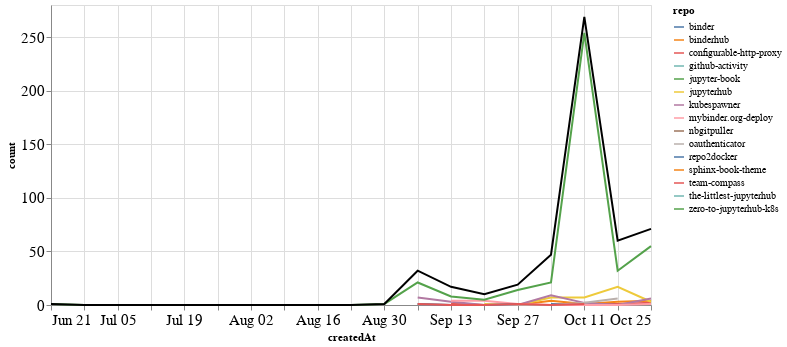

Notebook source saved alongside this figure:
### Markdown cell above
## Comments

### Code cell
comments_time = comments.groupby('repo').resample('W', on='createdAt').count()['author'].reset_index()
comments_time = comments_time.rename(columns={'author': 'count'})
comments_time_total = comments_time.groupby('createdAt').agg({"count": "sum"}).reset_index()
ch1 = alt.Chart(comments_time, width=600).mark_line().encode(
    x='createdAt',
    y='count',
    color='repo',
    tooltip="repo"
)

ch2 = alt.Chart(comments_time_total, width=600).mark_line(color="black").encode(
    x='createdAt',
    y='count',
)

ch1 + ch2

### Figure 1 — Vega-Lite specification as saved in the notebook (floating-point values rounded to 4 significant figures)
{"config": {"axisLeft": {"labelFontSize": 15}, "axisBottom": {"labelFontSize": 15}}, "layer": [{"data": {"name": "data-211489594268236dff6096b1b6b05756"}, "mark": "line", "encoding": {"color": {"type": "nominal", "field": "repo"}, "tooltip": {"type": "nominal", "field": "repo"}, "x": {"type": "temporal", "field": "createdAt"}, "y": {"type": "quantitative", "field": "count"}}, "width": 600}, {"data": {"name": "data-1e4957200525f9fb6c97cc6426da89a6"}, "mark": {"type": "line", "color": "black"}, "encoding": {"x": {"type": "temporal", "field": "createdAt"}, "y": {"type": "quantitative", "field": "count"}}, "width": 600}], "$schema": "https://vega.github.io/schema/vega-lite/v4.8.1.json", "datasets": {"data-211489594268236dff6096b1b6b05756": [{"repo": "binder", "createdAt": "2020-10-04T00:00:00", "count": 1}, {"repo": "binder", "createdAt": "2020-10-11T00:00:00", "count": 1}, {"repo": "binder", "createdAt": "2020-10-18T00:00:00", "count": 1}, {"repo": "binderhub", "createdAt": "2020-09-13T00:00:00", "count": 1}, {"repo": "binderhub", "createdAt": "2020-09-20T00:00:00", "count": 0}, {"repo": "binderhub", "createdAt": "2020-09-27T00:00:00", "count": 0}, {"repo": "binderhub", "createdAt": "2020-10-04T00:00:00", "count": 4}, {"repo": "binderhub", "createdAt": "2020-10-11T00:00:00", "count": 1}, {"repo": "binderhub", "createdAt": "2020-10-18T00:00:00", "count": 3}, {"repo": "binderhub", "createdAt": "2020-10-25T00:00:00", "count": 4}, {"repo": "configurable-http-proxy", "createdAt": "2020-09-13T00:00:00", "count": 1}, {"repo": "configurable-http-proxy", "createdAt": "2020-09-20T00:00:00", "count": 0}, {"repo": "configurable-http-proxy", "createdAt": "2020-09-27T00:00:00", "count": 0}, {"repo": "configurable-http-proxy", "createdAt": "2020-10-04T00:00:00", "count": 0}, {"repo": "configurable-http-proxy", "createdAt": "2020-10-11T00:00:00", "count": 0}, {"repo": "configurable-http-proxy", "createdAt": "2020-10-18T00:00:00", "count": 1}, {"repo": "configurable-http-proxy", "createdAt": "2020-10-25T00:00:00", "count": 2}, {"repo": "github-activity", "createdAt": "2020-10-11T00:00:00", "count": 1}, {"repo": "jupyter-book", "createdAt": "2020-10-04T00:00:00", "count": 2}, {"repo": "jupyterhub", "createdAt": "2020-09-20T00:00:00", "count": 1}, {"repo": "jupyterhub", "createdAt": "2020-09-27T00:00:00", "count": 0}, {"repo": "jupyterhub", "createdAt": "2020-10-04T00:00:00", "count": 7}, {"repo": "jupyterhub", "createdAt": "2020-10-11T00:00:00", "count": 7}, {"repo": "jupyterhub", "createdAt": "2020-10-18T00:00:00", "count": 17}, {"repo": "jupyterhub", "createdAt": "2020-10-25T00:00:00", "count": 3}, {"repo": "kubespawner", "createdAt": "2020-09-06T00:00:00", "count": 7}, {"repo": "kubespawner", "createdAt": "2020-09-13T00:00:00", "count": 3}, {"repo": "kubespawner", "createdAt": "2020-09-20T00:00:00", "count": 0}, {"repo": "kubespawner", "createdAt": "2020-09-27T00:00:00", "count": 0}, {"repo": "kubespawner", "createdAt": "2020-10-04T00:00:00", "count": 9}, {"repo": "kubespawner", "createdAt": "2020-10-11T00:00:00", "count": 2}, {"repo": "kubespawner", "createdAt": "2020-10-18T00:00:00", "count": 0}, {"repo": "kubespawner", "createdAt": "2020-10-25T00:00:00", "count": 6}, {"repo": "mybinder.org-deploy", "createdAt": "2020-09-13T00:00:00", "count": 4}, {"repo": "mybinder.org-deploy", "createdAt": "2020-09-20T00:00:00", "count": 4}, {"repo": "mybinder.org-deploy", "createdAt": "2020-09-27T00:00:00", "count": 1}, {"repo": "mybinder.org-deploy", "createdAt": "2020-10-04T00:00:00", "count": 0}, {"repo": "mybinder.org-deploy", "createdAt": "2020-10-11T00:00:00", "count": 0}, {"repo": "mybinder.org-deploy", "createdAt": "2020-10-18T00:00:00", "count": 0}, {"repo": "mybinder.org-deploy", "createdAt": "2020-10-25T00:00:00", "count": 1}, {"repo": "nbgitpuller", "createdAt": "2020-10-04T00:00:00", "count": 3}, {"repo": "oauthenticator", "createdAt": "2020-09-06T00:00:00", "count": 1}, {"repo": "oauthenticator", "createdAt": "2020-09-13T00:00:00", "count": 0}, {"repo": "oauthenticator", "createdAt": "2020-09-20T00:00:00", "count": 0}, {"repo": "oauthenticator", "createdAt": "2020-09-27T00:00:00", "count": 0}, {"repo": "oauthenticator", "createdAt": "2020-10-04T00:00:00", "count": 0}, {"repo": "oauthenticator", "createdAt": "2020-10-11T00:00:00", "count": 2}, {"repo": "oauthenticator", "createdAt": "2020-10-18T00:00:00", "count": 6}, {"repo": "repo2docker", "createdAt": "2020-09-06T00:00:00", "count": 1}, {"repo": "repo2docker", "createdAt": "2020-09-13T00:00:00", "count": 0}, {"repo": "repo2docker", "createdAt": "2020-09-20T00:00:00", "count": 0}, {"repo": "repo2docker", "createdAt": "2020-09-27T00:00:00", "count": 1}, {"repo": "sphinx-book-theme", "createdAt": "2020-09-27T00:00:00", "count": 2}, {"repo": "team-compass", "createdAt": "2020-09-06T00:00:00", "count": 1}, {"repo": "team-compass", "createdAt": "2020-09-13T00:00:00", "count": 0}, {"repo": "team-compass", "createdAt": "2020-09-20T00:00:00", "count": 0}, {"repo": "team-compass", "createdAt": "2020-09-27T00:00:00", "count": 1}, {"repo": "team-compass", "createdAt": "2020-10-04T00:00:00", "count": 0}, {"repo": "team-compass", "createdAt": "2020-10-11T00:00:00", "count": 1}, {"repo": "the-littlest-jupyterhub", "createdAt": "2020-09-06T00:00:00", "count": 1}, {"repo": "zero-to-jupyterhub-k8s", "createdAt": "2020-06-21T00:00:00", "count": 1}, {"repo": "zero-to-jupyterhub-k8s", "createdAt": "2020-06-28T00:00:00", "count": 0}, {"repo": "zero-to-jupyterhub-k8s", "createdAt": "2020-07-05T00:00:00", "count": 0}, {"repo": "zero-to-jupyterhub-k8s", "createdAt": "2020-07-12T00:00:00", "count": 0}, {"repo": "zero-to-jupyterhub-k8s", "createdAt": "2020-07-19T00:00:00", "count": 0}, {"repo": "zero-to-jupyterhub-k8s", "createdAt": "2020-07-26T00:00:00", "count": 0}, {"repo": "zero-to-jupyterhub-k8s", "createdAt": "2020-08-02T00:00:00", "count": 0}, {"repo": "zero-to-jupyterhub-k8s", "createdAt": "2020-08-09T00:00:00", "count": 0}, {"repo": "zero-to-jupyterhub-k8s", "createdAt": "2020-08-16T00:00:00", "count": 0}, {"repo": "zero-to-jupyterhub-k8s", "createdAt": "2020-08-23T00:00:00", "count": 0}, {"repo": "zero-to-jupyterhub-k8s", "createdAt": "2020-08-30T00:00:00", "count": 1}, {"repo": "zero-to-jupyterhub-k8s", "createdAt": "2020-09-06T00:00:00", "count": 21}, {"repo": "zero-to-jupyterhub-k8s", "createdAt": "2020-09-13T00:00:00", "count": 8}, {"repo": "zero-to-jupyterhub-k8s", "createdAt": "2020-09-20T00:00:00", "count": 5}, {"repo": "zero-to-jupyterhub-k8s", "createdAt": "2020-09-27T00:00:00", "count": 14}, {"repo": "zero-to-jupyterhub-k8s", "createdAt": "2020-10-04T00:00:00", "count": 21}, {"repo": "zero-to-jupyterhub-k8s", "createdAt": "2020-10-11T00:00:00", "count": 254}, {"repo": "zero-to-jupyterhub-k8s", "createdAt": "2020-10-18T00:00:00", "count": 32}, {"repo": "zero-to-jupyterhub-k8s", "createdAt": "2020-10-25T00:00:00", "count": 55}], "data-1e4957200525f9fb6c97cc6426da89a6": [{"createdAt": "2020-06-21T00:00:00", "count": 1}, {"createdAt": "2020-06-28T00:00:00", "count": 0}, {"createdAt": "2020-07-05T00:00:00", "count": 0}, {"createdAt": "2020-07-12T00:00:00", "count": 0}, {"createdAt": "2020-07-19T00:00:00", "count": 0}, {"createdAt": "2020-07-26T00:00:00", "count": 0}, {"createdAt": "2020-08-02T00:00:00", "count": 0}, {"createdAt": "2020-08-09T00:00:00", "count": 0}, {"createdAt": "2020-08-16T00:00:00", "count": 0}, {"createdAt": "2020-08-23T00:00:00", "count": 0}, {"createdAt": "2020-08-30T00:00:00", "count": 1}, {"createdAt": "2020-09-06T00:00:00", "count": 32}, {"createdAt": "2020-09-13T00:00:00", "count": 17}, {"createdAt": "2020-09-20T00:00:00", "count": 10}, {"createdAt": "2020-09-27T00:00:00", "count": 19}, {"createdAt": "2020-10-04T00:00:00", "count": 47}, {"createdAt": "2020-10-11T00:00:00", "count": 269}, {"createdAt": "2020-10-18T00:00:00", "count": 60}, {"createdAt": "2020-10-25T00:00:00", "count": 71}]}}
